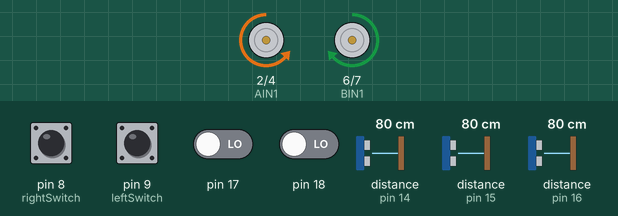
Recording of a sketch running on a simulated Arduino Uno, built with avr-gcc and run on an emulated ATmega328P. On the bench: motor-driver pin pairs drawn as motors (green arrow = first pin HIGH = forward, orange = second pin HIGH = backward, longer = more drive, scaled by the enable pin). Inputs (shaded band) come from the test bench; at power-on: pin 8 (rightSwitch), pin 9 (leftSwitch) HIGH, pin 17, pin 18 LOW, distance to the obstacle (sensors on pin 14, pin 15, pin 16) 80 cm.

Above: at 4.1 s.
4.8 s: pin 18 driven HIGH
8.3 s: pin 17 driven HIGH
At 9.5 s:
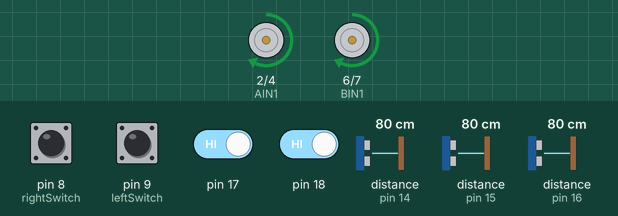
9.8 s: distance to the obstacle (sensor on pin 14) set to 18 cm
11.3 s: distance to the obstacle (sensor on pin 14) set to 15 cm
At 12.3 s:
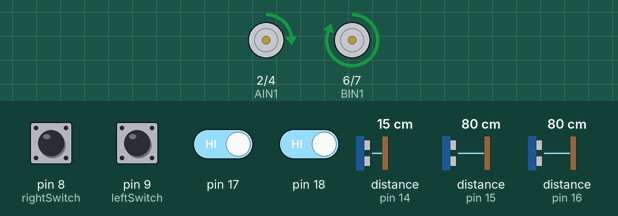
12.8 s: distance to the obstacle (sensor on pin 14) set to 35 cm
At 13.9 s:
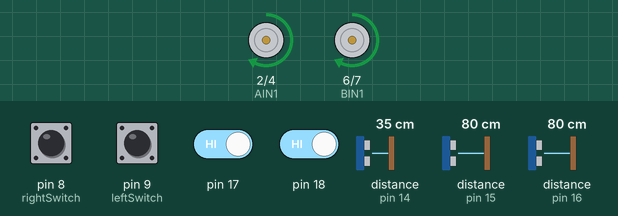
14.3 s: distance to the obstacle (sensor on pin 15) set to 19 cm
15.8 s: distance to the obstacle (sensor on pin 15) set to 15 cm
At 17.2 s:
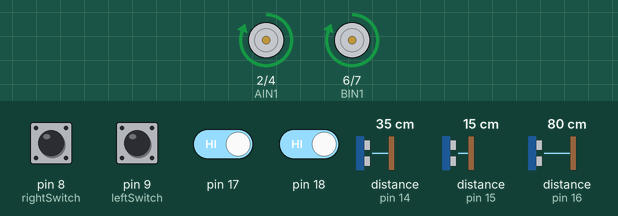
Timing chart, 0 to 18.3 s (numbered marks = the images above; inputs shaded):
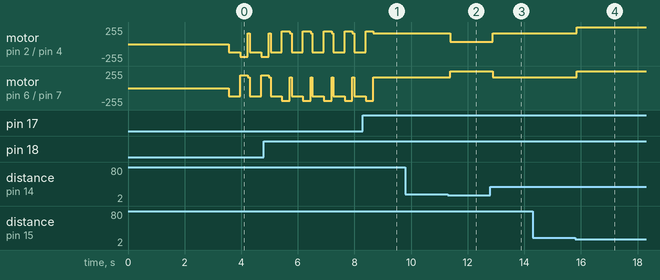

The sketch:

yoyok_sumobot.ino
```cpp
/*
	18/04/2023
	SumoBot with 3 SharpIR Sensors for Enemy Detection
*/
#include <math.h>
#include <SharpIR.h>
#include <QTRSensors.h>

QTRSensors qtr;
SharpIR sensor0(SharpIR::GP2Y0A21YK0F, 14);
SharpIR sensor1(SharpIR::GP2Y0A21YK0F, 15);
SharpIR sensor2(SharpIR::GP2Y0A21YK0F, 16);

const uint8_t SensorCount = 2;
uint16_t sensorValues[SensorCount];

#define QTR_THRESHOLD 220
#define IR_THRESHOLD 17

// Speed Settings
#define speedTurn 190		// Default - 190
#define speedForward 165	// Default - 165
#define speedBackward 120	// Default - 120
#define speedCharge 255		// Default - 255

// Left Motor Pins
#define PWMA 3		// speedControl
#define AIN1 2		// pinDirection
#define AIN2 4		// pinDirection

// Right Motor Pins
#define PWMB 5		// speedControl
#define BIN1 6		// pinDirection
#define BIN2 7		// pinDirection

// Strategy Switches
#define leftSwitch 9	// Left Switch
#define rightSwitch 8	// Right Switch

void setup() {
    qtr.setTypeRC();
    qtr.setSensorPins((const uint8_t[]) {
        18, 17
    }, SensorCount);
    Serial.begin(9600);
    pinMode(PWMA, OUTPUT);
    pinMode(AIN1, OUTPUT);
    pinMode(AIN2, OUTPUT);
    pinMode(PWMB, OUTPUT);
    pinMode(BIN1, OUTPUT);
    pinMode(BIN2, OUTPUT);
    pinMode(leftSwitch, INPUT_PULLUP);
    pinMode(rightSwitch, INPUT_PULLUP);
    delay(3500);
    if(digitalRead(leftSwitch) == LOW) {
        // turn left
        move(0, speedTurn, 0);
        move(1, speedTurn, 1);
        delay(150);
    }
    if(digitalRead(rightSwitch) == LOW) {
        // turn right
        move(0, speedTurn, 1);
        move(1, speedTurn, 0);
        delay(150);
    }
}

void loop() {
    qtr.read(sensorValues);
    int distance0 = sensor0.getDistance();
    int distance1 = sensor1.getDistance();
    int distance2 = sensor2.getDistance();
    if (sensorValues[0] < QTR_THRESHOLD) {
        // Leftmost Sensor Detected the Border
        move(1, speedBackward, 0);
        move(0, speedBackward, 0);
        delay(400);
        move(1, speedTurn, 1);
        move(0, speedTurn, 0);
        delay(275);
        move(1, speedForward, 1);
        move(0, speedForward, 1);
    } else if (sensorValues[1] < QTR_THRESHOLD) {
        // Rightmost Sensor Detected The Border
        move(1, speedBackward, 0);
        move(0, speedBackward, 0);
        delay(400);
        move(1, speedTurn, 0);
        move(0, speedTurn, 1);
        delay(275);
        move(1, speedForward, 1);
        move(0, speedForward, 1);
    } else {
        if((distance0 >= IR_THRESHOLD) && (distance1 >= IR_THRESHOLD) && (distance2 >= IR_THRESHOLD)) {
            move(1, speedForward, 1);
            move(0, speedForward, 1);
        } else {

            // Opponent in front center
            // Go straight in full speed
            if(distance1 <= IR_THRESHOLD) {
                move(1, speedCharge, 1);
                move(0, speedCharge, 1);
            }

            // Opponent in front left
            // Turn left
            if(distance2 <= IR_THRESHOLD) {
                move(1, speedCharge / 7, 1);
                move(0, speedCharge, 1);
            }

            // Opponent in front right
            // Turn right
            if(distance0 <= IR_THRESHOLD) {
                move(1, speedCharge, 1);
                move(0, speedCharge / 7, 1);
            }

            if((distance0 <= IR_THRESHOLD) && (distance1 <= IR_THRESHOLD) && (distance2 <= IR_THRESHOLD)) {
                move(1, speedCharge, 1);
                move(0, speedCharge, 1);
            }
        }
    }
}

// move() function declaration
void move(int motor, int speed, int direction) {
	boolean inPin1 = HIGH, inPin2 = LOW;
	if(direction == 1) {
		inPin1 = HIGH;
		inPin2 = LOW;
	}
	if(direction == 0) {
		inPin1 = LOW;
		inPin2 = HIGH;
	}
	if(motor == 0) {
		digitalWrite(AIN1, inPin1);
		digitalWrite(AIN2, inPin2);
		analogWrite(PWMA, speed);
	}
	if(motor == 1) {
		digitalWrite(BIN1, inPin1);
		digitalWrite(BIN2, inPin2);
		analogWrite(PWMB, speed);
	}
}
```

Measured:
- the behaviour switches between 17 and 16 cm on distance to the obstacle (sensor on pin 14) (found by bisection; images 1 and 2)
- the behaviour switches between 17 and 16 cm on distance to the obstacle (sensor on pin 15) (found by bisection; images 3 and 4)
- after the input at 8.3 s, motor on pin 2 (AIN1) / pin 4 (AIN2), motor on pin 6 (BIN1) / pin 7 (BIN2): goes on until 8.7 s, then stays forward 165/255
- after the input at 9.8 s, every drawn part: stays the same
- after the input at 11.3 s, motor on pin 2 (AIN1) / pin 4 (AIN2): forward 165/255 → forward 36/255 after 0.08 s; motor on pin 6 (BIN1) / pin 7 (BIN2): forward 165/255 → forward 255/255 after 0.08 s
- after the input at 12.8 s, motor on pin 2 (AIN1) / pin 4 (AIN2): forward 36/255 → forward 165/255 after 0.09 s; motor on pin 6 (BIN1) / pin 7 (BIN2): forward 255/255 → forward 165/255 after 0.09 s
- after the input at 14.3 s, every drawn part: stays the same
- after the input at 15.8 s, motor on pin 2 (AIN1) / pin 4 (AIN2), motor on pin 6 (BIN1) / pin 7 (BIN2): forward 165/255 → forward 255/255 after 0.05 s
- by itself, motor on pin 2 (AIN1) / pin 4 (AIN2): repeats every 0.74 s: backward 120/255 0.40 s, forward 190/255 0.28 s, forward 165/255 0.06 s
- by itself, motor on pin 6 (BIN1) / pin 7 (BIN2): repeats every 0.74 s: backward 120/255 0.40 s, backward 190/255 0.28 s, forward 165/255 0.06 s
